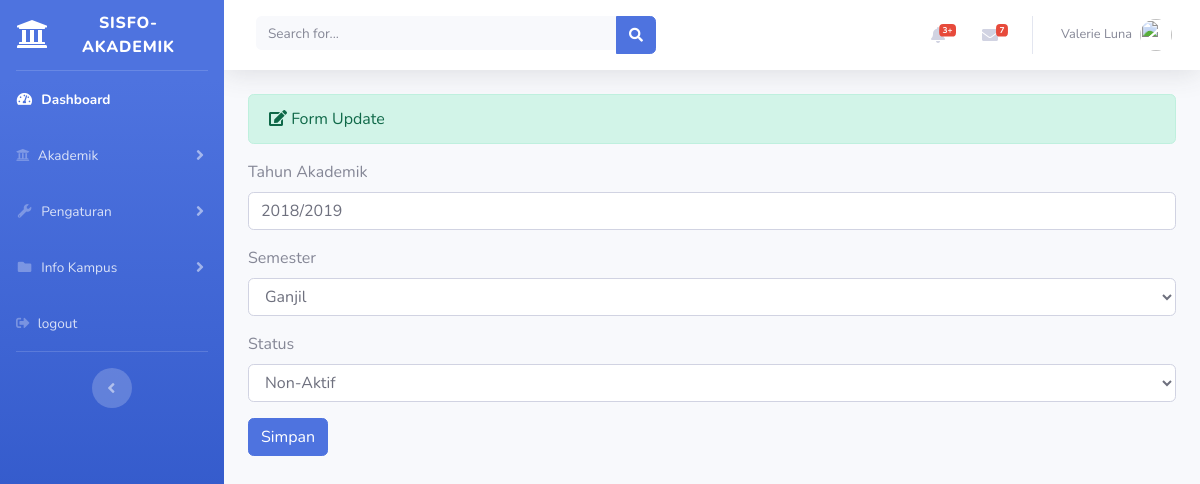
Screenshot of /index.php/administrator/tahun_akademik/update/1 with the database file from the repository.
### tables this page shows
CREATE TABLE `tahun_akademik` (
  `id_thn_akad` int(11) NOT NULL,
  `tahun_akademik` varchar(20) NOT NULL,
  `semester` varchar(20) NOT NULL,
  `status` varchar(20) NOT NULL
);

### application/controllers/administrator/tahun_akademik.php (called while the page is built, shortened)
<?php
class Tahun_akademik extends CI_Controller{
	public function update($id)
	{
		$where = array ('id_thn_akad' => $id);
		$data['tahun_akademik'] = $this->tahunakademik_model->edit_data($where,'tahun_akademik')->result();
		$this->load->view('templates_administrator/header');
		$this->load->view('templates_administrator/sidebar');
		$this->load->view('administrator/tahun_akademik_update',$data);
		$this->load->view('templates_administrator/footer');
	}
}

### index.php (called while the page is built, shortened)
<?php
require_once BASEPATH.'core/CodeIgniter.php';

### application/models/tahunakademik_model.php (called while the page is built, shortened)
<?php
class Tahunakademik_model extends CI_Model{
	public function edit_data($where,$table)
	{
		return $this->db->get_where($table,$where);
	}
}

### application/views/administrator/tahun_akademik_update.php (the view, shortened to what this page needs)
<div class="container-fluid">
	<div class="alert alert-success" role="alert">
		<i class="fas fa-edit"></i> Form Update
  	</div>
  	<?php foreach($tahun_akademik as $ta) : ?>
	<form method="post" action="<?php echo base_url('administrator/tahun_akademik/update_aksi') ?>">
		<div class="form-group">
			<label>Tahun Akademik</label>
			<input type="text" name="tahun_akademik" class="form-control" value="<?php echo $ta->tahun_akademik ?>">
		</div>
		<div class="form-group">
			<label>Semester</label>
			<select name="semester" class="form-control">
				<option><?php echo $ta->semester ?></option>
			</select>
		</div>
		<div class="form-group">
			<label>Status</label>
			<select name="status" class="form-control">
				<option><?php echo $ta->status ?></option>
			</select>
		</div>
		<button type="submit" class="btn btn-primary">Simpan</button>
	</form>
<?php endforeach; ?>
</div>

### rows the page displays
tahun_akademik: tahun_akademik "2018/2019", semester "Ganjil", status "Non-Aktif"
